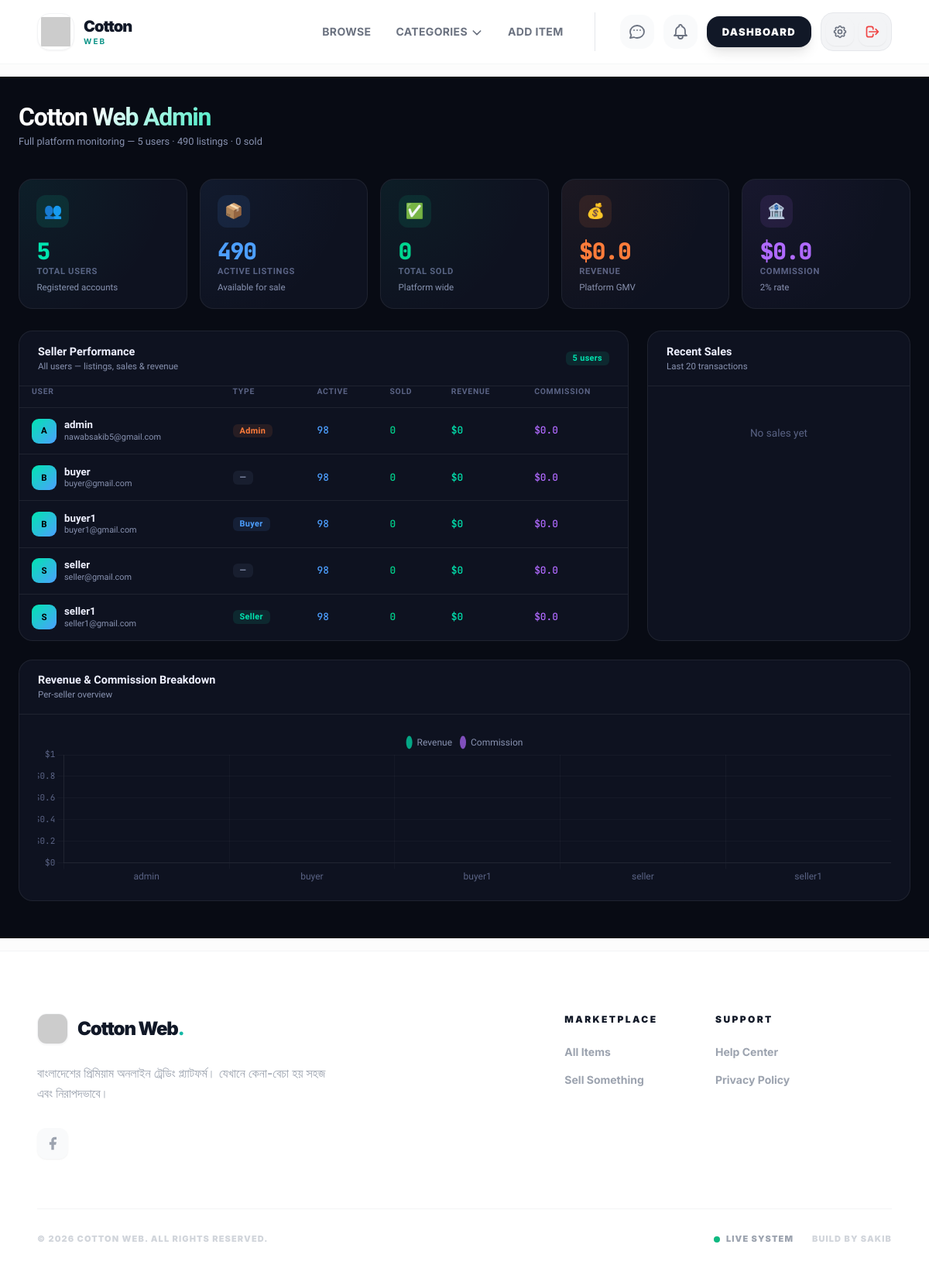
Page /dashboard/admin-panel/ (signed in) on the earlier database version.
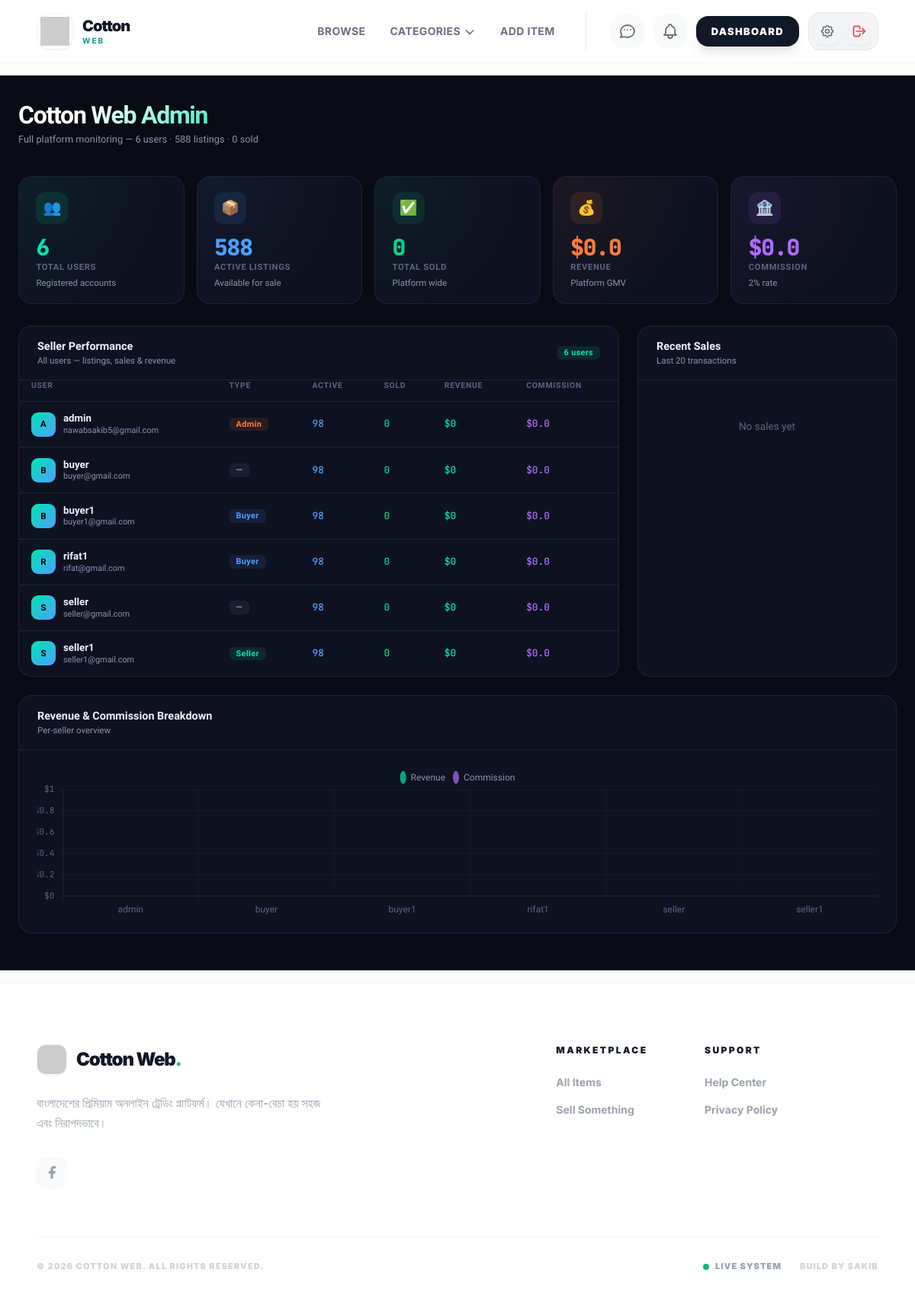
Same page on the later database version.
### core/models.py (models this page shows, shortened)
class CustomUserModel(AbstractUser):
    full_name = models.CharField(max_length=100, null=True, blank=True)
    phone = models.CharField(max_length=20, null=True, blank=True)
    USER_TYPE_CHOICES = [
        ('Admin', 'Admin'),
        ('Seller', 'Seller'),
        ('Buyer', 'Buyer'),
    ]
    user_type = models.CharField(
        max_length=20,
        choices=USER_TYPE_CHOICES,
        null=True,
        blank=True
    )

### dashboard/views.py (the view)
# urls.py: path('admin-panel/', views.admin_dashboard, name='admin'),
@login_required
@user_passes_test(is_admin_user)
def admin_dashboard(request):
    context = build_admin_dashboard_data()
    return render(request, 'dashboard/admin.html', context)

### core/context_processors.py (called while the page is built)
def categories(request):
    return {
        'all_categories': Category.objects.all()
    }

def is_seller(request):
    if request.user.is_authenticated:
        return {
            'is_seller': request.user.user_type == 'Seller'
        }
    return {'is_seller': False}

def notification_count(request):
    if request.user.is_authenticated:
        count = Notification.objects.filter(
            user=request.user,
            is_read=False
        ).count()
        return {'unread_notification_count': count}
    return {'unread_notification_count': 0}

### item/seed_helpers.py (called while the page is built)
def is_admin_user(user):
    if not user:
        return False
    return (
        user.is_superuser
        or user.is_staff
        or getattr(user, 'user_type', None) == 'Admin'
    )

### dashboard/templates/dashboard/admin.html (shortened to what the changed rows need)
{% extends 'core/base.html' %}
{% load static %}
{% block content %}
<div class="adm">
    <div class="adm-header">
        <div>
            <h1>Cotton Web Admin</h1>
            <p>Full platform monitoring — {{ total_users }} users · {{ grand_available }} listings · {{ grand_sold_qty }} sold</p>
        </div>
    </div>
    <div class="stats-row">
        <div class="stat" style="--glow: radial-gradient(circle at 0 0, var(--teal), transparent 70%);">
            <div class="stat-icon" style="background:rgba(0,229,176,0.1);">👥</div>
            <div class="stat-num" style="color:var(--teal);">{{ total_users }}</div>
            <div class="stat-lbl">Total Users</div>
            <div class="stat-sub">Registered accounts</div>
        </div>
        <div class="stat" style="--glow: radial-gradient(circle at 0 0, var(--blue), transparent 70%);">
            <div class="stat-icon" style="background:rgba(77,159,255,0.1);">📦</div>
            <div class="stat-num" style="color:var(--blue);">{{ grand_available }}</div>
            <div class="stat-lbl">Active Listings</div>
            <div class="stat-sub">Available for sale</div>
        </div>
    </div>
    <div class="grid2">
        <div class="panel">
            <div class="panel-head">
                <div>
                    <div class="panel-title">Seller Performance</div>
                    <div class="panel-sub">All users — listings, sales & revenue</div>
                </div>
                <span class="chip chip-seller">{{ total_users }} users</span>
            </div>
            <div style="overflow-x:auto;">
                <table class="tbl">
                    <thead>
                        <tr>
                            <th>User</th>
                            <th>Type</th>
                            <th>Active</th>
                            <th>Sold</th>
                            <th>Revenue</th>
                            <th>Commission</th>
                        </tr>
                    </thead>
                    <tbody>
                        {% for row in user_rows %}
                        <tr>
                            <td>
                                <div style="display:flex;align-items:center;gap:10px;">
                                    <div class="av" style="background:linear-gradient(135deg,var(--teal),var(--blue));color:#000;">
                                        {{ row.user.username|slice:":1"|upper }}
                                    </div>
                                    <div>
                                        <div style="font-weight:600;font-size:0.83rem;">{{ row.user.username }}</div>
                                        <div style="font-size:0.68rem;color:var(--muted2);">{{ row.user.email }}</div>
                                    </div>
                                </div>
                            </td>
                            <td>
                                {% if row.user.is_superuser %}
                                    <span class="chip chip-admin">Admin</span>
                                {% elif row.user.user_type == 'Seller' %}
                                    <span class="chip chip-seller">Seller</span>
                                {% elif row.user.user_type == 'Buyer' %}
                                    <span class="chip chip-buyer">Buyer</span>
                                {% else %}
                                    <span class="chip chip-none">—</span>
                                {% endif %}
                            </td>
                            <td><span class="mono" style="color:var(--blue);">{{ row.available_count }}</span></td>
                            <td><span class="mono" style="color:var(--green);">{{ row.sold_count }}</span></td>
                            <td><span class="mono" style="color:var(--teal);">${{ row.revenue }}</span></td>
                            <td><span class="mono" style="color:var(--purple);">${{ row.commission }}</span></td>
                        </tr>
                        {% empty %}
                        <tr>
                            <td colspan="6" style="text-align:center;color:var(--muted);padding:2rem;">No users found</td>
                        </tr>
                        {% endfor %}
                    </tbody>
                </table>
            </div>
        </div>
    </div>
    <div class="chart-panel">
        <div class="chart-wrap">
            <canvas id="revenueChart"></canvas>
        </div>
    </div>
</div>
<script>
const labels = [{% for row in user_rows %}"{{ row.user.username }}"{% if not forloop.last %},{% endif %}{% endfor %}];
const revenues = [{% for row in user_rows %}{{ row.revenue }}{% if not forloop.last %},{% endif %}{% endfor %}];
const commissions = [{% for row in user_rows %}{{ row.commission }}{% if not forloop.last %},{% endif %}{% endfor %}];
const ctx = document.getElementById('revenueChart').getContext('2d');
new Chart(ctx, {
    type: 'bar',
    data: {
        labels,
        datasets: [
            {
                label: 'Revenue',
                data: revenues,
                backgroundColor: 'rgba(0,229,176,0.7)',
                borderRadius: 8,
                borderSkipped: false,
            },
            {
                label: 'Commission',
                data: commissions,
                backgroundColor: 'rgba(176,106,255,0.7)',
                borderRadius: 8,
                borderSkipped: false,
            }
        ]
    },
    options: {
        responsive: true,
        maintainAspectRatio: false,
        plugins: {
            legend: {
                labels: {
                    color: '#8892b0',
                    font: { family: 'Plus Jakarta Sans', size: 12 },
                    usePointStyle: true,
                    pointStyleWidth: 8,
                }
            },
            tooltip: {
                backgroundColor: '#0e1220',
                borderColor: 'rgba(255,255,255,0.07)',
                borderWidth: 1,
                titleColor: '#eef0ff',
                bodyColor: '#8892b0',
                padding: 12,
                callbacks: {
                    label: ctx => ` $${ctx.raw.toLocaleString()}`
                }
            }
        },
        scales: {
            x: {
                ticks: { color: '#5a6384', font: { family: 'Plus Jakarta Sans' } },
                grid: { color: 'rgba(255,255,255,0.03)' },
                border: { color: 'rgba(255,255,255,0.05)' }
            },
            y: {
                ticks: {
                    color: '#5a6384',
                    font: { family: 'JetBrains Mono', size: 11 },
                    callback: v => '$' + v.toLocaleString()
                },
                grid: { color: 'rgba(255,255,255,0.03)' },
                border: { color: 'rgba(255,255,255,0.05)' }
            }
        }
    }
});
</script>
{% endblock %}

Differences in the rows shown:
added CustomUserModel: user.username "R", user.username "rifat1", user.email "rifat@gmail.com", is_superuser "Buyer", available_count "98", sold_count "0", revenue "0", commission "0.0"
Other differences:
{{ total_users }}: "5" → "6"
{{ grand_available }}: "490" → "588"
chart data {{ row.user.username }}: admin, buyer, buyer1, seller, seller1 → admin, buyer, buyer1, rifat1, seller, seller1
chart data {{ row.revenue }}: 0, 0, 0, 0, 0 → 0, 0, 0, 0, 0, 0
chart data {{ row.commission }}: 0.0, 0.0, 0.0, 0.0, 0.0 → 0.0, 0.0, 0.0, 0.0, 0.0, 0.0
